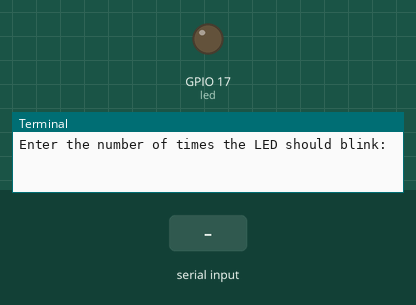
Simulated run of this program. Board: Raspberry Pi (BCM pin numbers). Parts: output pins drawn as LEDs (lit = HIGH), the last lines printed to the terminal. Dashed ring = blinking. The inputs (shaded band) are chosen by the test bench. At 11.3 s the program stops and its outputs stay as they are.

Above: at 1.2 s.
1.3 s: "5" typed at the terminal, then Enter
At 2.1 s:
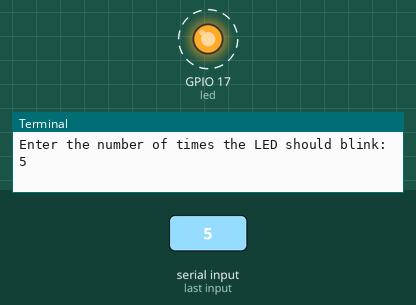
Timing chart, 0 to 11.8 s (numbered marks = the images above; inputs shaded):
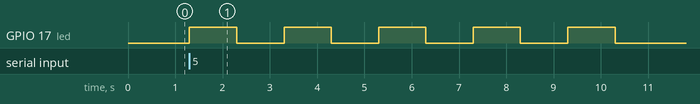

Measured:
- after the input at 1.3 s, GPIO 17 (led): alternates HIGH for 1.0 s and LOW for 1.0 s, starting at once

The program:

new_1.py
```python
from gpiozero import LED
from time import sleep


led = LED(17)


blink_count = int(input("Enter the number of times the LED should blink: "))


for _ in range(blink_count):
    led.on()
    sleep(1)
    led.off()
    sleep(1)

print("Blinking completed!")
```
